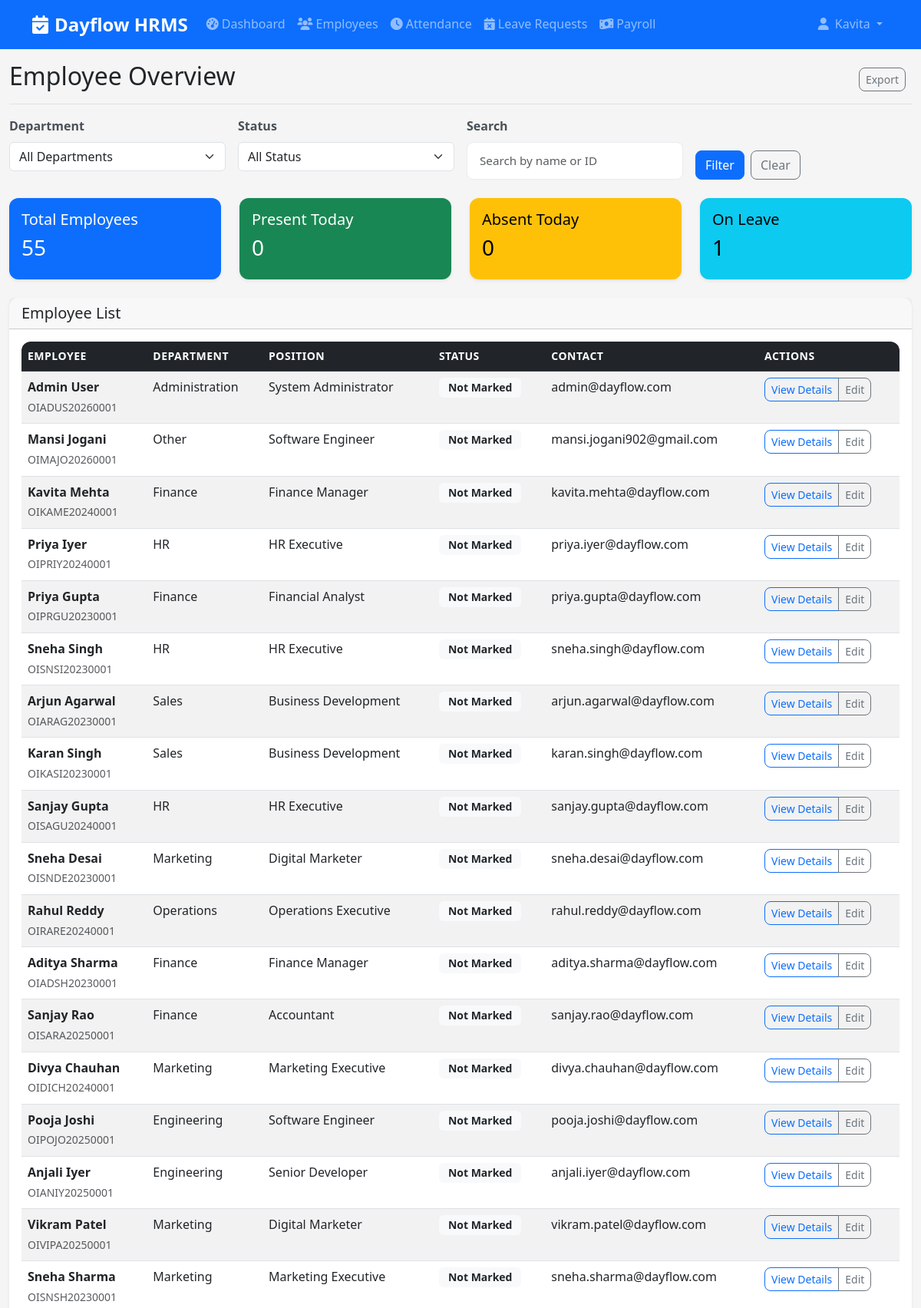
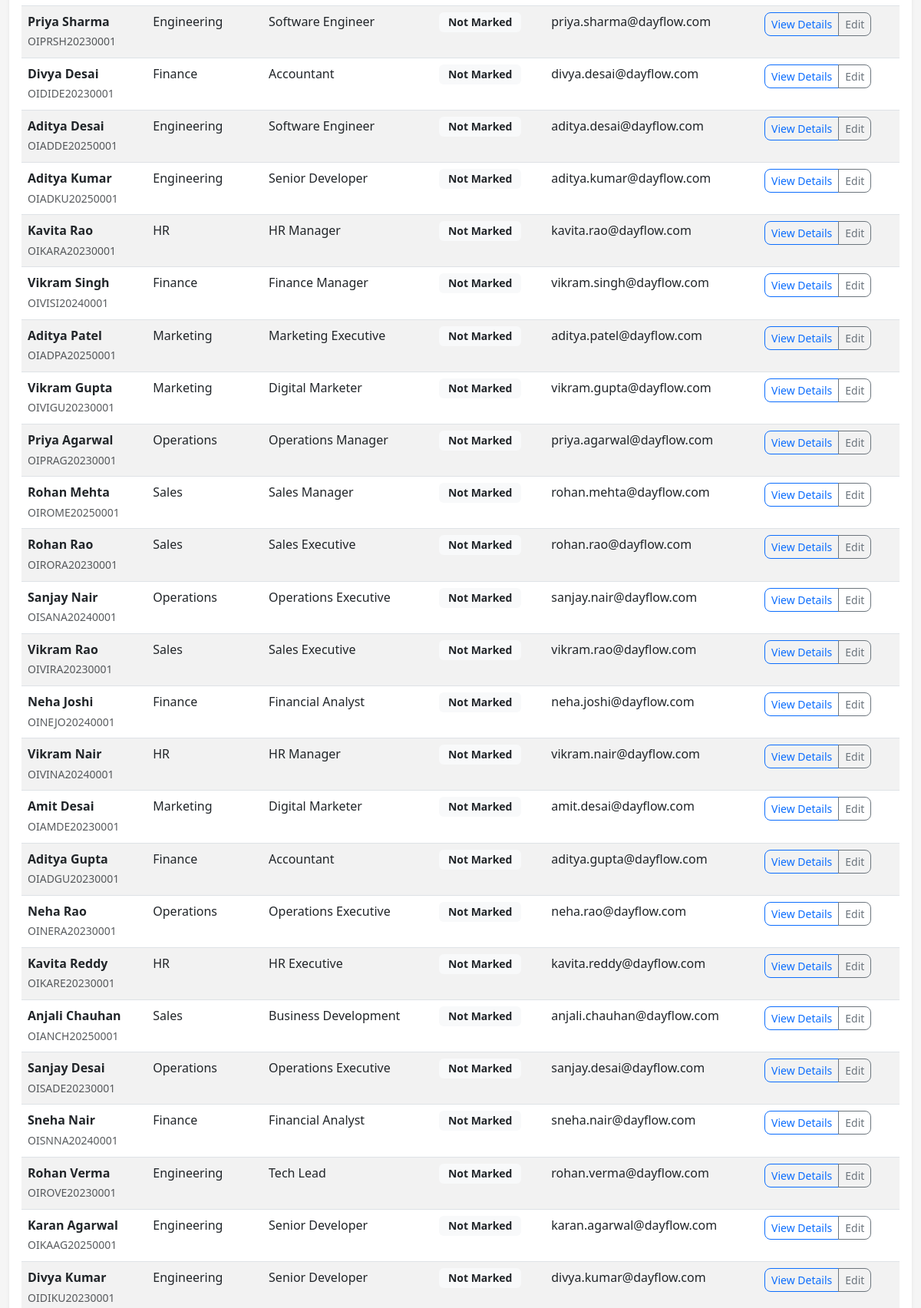
/admin/attendance (signed in, upper part), run on the app's committed database (2 pictures, top to bottom).
### dayflow-hrms/app/models.py (models this page shows, shortened)
class Employee(db.Model):
    __tablename__ = 'employees'
    id = db.Column(db.Integer, primary_key=True)
    user_id = db.Column(db.Integer, db.ForeignKey('users.id'), nullable=False)
    first_name = db.Column(db.String(50), nullable=False)
    last_name = db.Column(db.String(50), nullable=False)
    phone = db.Column(db.String(20))
    personal_email = db.Column(db.String(120))
    address = db.Column(db.Text)
    date_of_birth = db.Column(db.Date)
    hire_date = db.Column(db.Date, default=date.today)
    department = db.Column(db.String(100))
    position = db.Column(db.String(100))
    gender = db.Column(db.String(10))  # Male, Female, Other
    marital_status = db.Column(db.String(20))  # Single, Married, Divorced, Widowed
    nationality = db.Column(db.String(50), default='Indian')
    pan_no = db.Column(db.String(20))
    uan_no = db.Column(db.String(20))
    bank_name = db.Column(db.String(100))
    account_number = db.Column(db.String(50))
    ifsc_code = db.Column(db.String(20))
    skills = db.Column(db.Text)  # JSON or comma-separated
    certifications = db.Column(db.Text)  # JSON or comma-separated
    interests = db.Column(db.Text)
    resume = db.Column(db.String(200))  # File path for resume
    manager_id = db.Column(db.Integer, db.ForeignKey('employees.id'))
    manager = db.relationship('Employee', remote_side=[id], backref='subordinates')
    monthly_wage = db.Column(db.Numeric(10, 2))  # Total monthly wage
    salary = db.Column(db.Numeric(10, 2))  # Kept for backward compatibility
    working_hours_per_day = db.Column(db.Float, default=8.0)
    working_days_per_week = db.Column(db.Integer, default=5)
    emergency_contact_name = db.Column(db.String(100))
    emergency_contact_phone = db.Column(db.String(20))
    emergency_contact_relationship = db.Column(db.String(50))
    profile_picture = db.Column(db.String(200))
    created_at = db.Column(db.DateTime, default=datetime.utcnow)
    updated_at = db.Column(db.DateTime, default=datetime.utcnow, onupdate=datetime.utcnow)
    attendance_records = db.relationship('Attendance', backref='employee', lazy=True, cascade='all, delete-orphan')
    leave_requests = db.relationship('LeaveRequest', backref='employee', lazy=True, cascade='all, delete-orphan')
    payroll_records = db.relationship('Payroll', backref='employee', lazy=True, cascade='all, delete-orphan')
    salary_components = db.relationship('SalaryComponent', backref='employee', lazy=True, cascade='all, delete-orphan')
    leave_allocations = db.relationship('LeaveAllocation', backref='employee', lazy=True, cascade='all, delete-orphan')
    @property
    def full_name(self):
        return f"{self.first_name} {self.last_name}"

class User(UserMixin, db.Model):
    __tablename__ = 'users'
    id = db.Column(db.Integer, primary_key=True)
    employee_id = db.Column(db.String(20), unique=True, nullable=False)
    email = db.Column(db.String(120), unique=True, nullable=False)
    password_hash = db.Column(db.String(200), nullable=False)
    role = db.Column(db.String(20), nullable=False, default='employee')  # 'employee' or 'admin'
    is_verified = db.Column(db.Boolean, default=False)
    is_active = db.Column(db.Boolean, default=True)  # Track if account is active/deactivated
    password_changed = db.Column(db.Boolean, default=False)  # Track if user changed auto-generated password
    created_at = db.Column(db.DateTime, default=datetime.utcnow)
    employee_profile = db.relationship('Employee', backref='user', uselist=False, cascade='all, delete-orphan')
    def is_admin(self):
        return self.role == 'admin'

### dayflow-hrms/app/routes/admin.py (the view)
    def decorated_function(*args, **kwargs):
        if not current_user.is_admin():
            flash('Access denied. Admin privileges required.', 'error')
            return redirect(url_for('main.employee_dashboard'))
        return f(*args, **kwargs)

### dayflow-hrms/app/routes/admin.py (called while the page is built)
def admin_required(f):
    def decorated_function(*args, **kwargs):
        if not current_user.is_admin():
            flash('Access denied. Admin privileges required.', 'error')
            return redirect(url_for('main.employee_dashboard'))
        return f(*args, **kwargs)
    decorated_function.__name__ = f.__name__
    return decorated_function

### dayflow-hrms/app/templates/admin/attendance.html (shortened to what this page needs)
{% extends "base.html" %}
{% block content %}
<div class="container-fluid">
    <div class="d-flex justify-content-between flex-wrap flex-md-nowrap align-items-center pt-3 pb-2 mb-3 border-bottom">
        <h1 class="h2">Employee Overview</h1>
        <div class="btn-toolbar mb-2 mb-md-0">
            <div class="btn-group me-2">
                <button type="button" class="btn btn-sm btn-outline-secondary">Export</button>
            </div>
        </div>
    </div>
    <div class="row mb-4">
        <div class="col-md-12">
            <form method="GET" class="row g-3">
                <div class="col-md-3">
                    <label for="department_filter" class="form-label">Department</label>
                    <select class="form-select" id="department_filter" name="department">
                        <option value="">All Departments</option>
                    </select>
                </div>
                <div class="col-md-3">
                    <label for="status_filter" class="form-label">Status</label>
                    <select class="form-select" id="status_filter" name="status">
                        <option value="">All Status</option>
                    </select>
                </div>
                <div class="col-md-3">
                    <label for="search_filter" class="form-label">Search</label>
                    <input type="text" class="form-control" id="search_filter" name="search"
                           placeholder="Search by name or ID">
                </div>
                <div class="col-md-3 d-flex align-items-end">
                    <button type="submit" class="btn btn-primary me-2">Filter</button>
                    <a href="{{ url_for('admin.attendance') }}" class="btn btn-outline-secondary">Clear</a>
                </div>
            </form>
        </div>
    </div>
    <div class="row mb-4">
        <div class="col-md-3">
            <div class="card text-bg-primary">
                <div class="card-body">
                    <h5 class="card-title">Total Employees</h5>
                    <h3>{{ stats.total or 0 }}</h3>
                </div>
            </div>
        </div>
        <div class="col-md-3">
            <div class="card text-bg-success">
                <div class="card-body">
                    <h5 class="card-title">Present Today</h5>
                    <h3>{{ stats.present or 0 }}</h3>
                </div>
            </div>
        </div>
        <div class="col-md-3">
            <div class="card text-bg-warning">
                <div class="card-body">
                    <h5 class="card-title">Absent Today</h5>
                    <h3>{{ stats.absent or 0 }}</h3>
                </div>
            </div>
        </div>
        <div class="col-md-3">
            <div class="card text-bg-info">
                <div class="card-body">
                    <h5 class="card-title">On Leave</h5>
                    <h3>{{ stats.leave or 0 }}</h3>
                </div>
            </div>
        </div>
    </div>
    <div class="card">
        <div class="card-header">
            <h5 class="mb-0">Employee List</h5>
        </div>
        <div class="card-body">
            {% if employees %}
                <div class="table-responsive">
                    <table class="table table-striped table-hover">
                        <thead class="table-dark">
                            <tr>
                                <th>Employee</th>
                                <th>Department</th>
                                <th>Position</th>
                                <th>Status</th>
                                <th>Contact</th>
                                <th>Actions</th>
                            </tr>
                        </thead>
                        <tbody>
                            {% for employee, attendance in employees %}
                            <tr>
                                <td>
                                    <div class="d-flex align-items-center">
                                        <div>
                                            <strong>{{ employee.full_name }}</strong><br>
                                            <small class="text-muted">{{ employee.user.employee_id if employee.user else 'N/A' }}</small>
                                        </div>
                                    </div>
                                </td>
                                <td>{{ employee.department or 'N/A' }}</td>
                                <td>{{ employee.position or 'N/A' }}</td>
                                <td>
                                    {% if attendance %}
                                        {% if attendance.status == 'present' %}
                                            <span class="badge bg-success">Present</span>
                                        {% elif attendance.status == 'absent' %}
                                            <span class="badge bg-danger">Absent</span>
                                        {% elif attendance.status == 'leave' %}
                                            <span class="badge bg-info">On Leave</span>
                                        {% elif attendance.status == 'half_day' %}
                                            <span class="badge bg-warning">Half Day</span>
                                        {% else %}
                                            <span class="badge bg-secondary">{{ attendance.status.title() if attendance.status else 'Unknown' }}</span>
                                        {% endif %}
                                    {% else %}
                                        <span class="badge bg-light text-dark">Not Marked</span>
                                    {% endif %}
                                </td>
                                <td>{{ employee.user.email if employee.user else 'N/A' }}</td>
                                <td>
                                    <div class="btn-group" role="group">
                                        <a href="{{ url_for('admin.employee_detail', employee_id=employee.id) }}" class="btn btn-sm btn-outline-primary">
                                            View Details
                                        </a>
                                        <a href="{{ url_for('admin.edit_employee', employee_id=employee.id) }}" class="btn btn-sm btn-outline-secondary">
                                            Edit
                                        </a>
                                    </div>
                                </td>
                            </tr>
                            {% endfor %}
                        </tbody>
                    </table>
                </div>
            {% else %}
                <div class="text-center py-4">
                    <i class="fas fa-users fa-3x text-muted mb-3"></i>
                    <h5 class="text-muted">No employees found</h5>
                    <p class="text-muted">Try adjusting your filters or add new employees.</p>
                </div>
            {% endif %}
        </div>
    </div>
</div>
{% endblock %}

### dayflow-hrms/app/templates/base.html (shortened to what this page needs)
<!DOCTYPE html>
<html lang="en">
<head>
    <link href="https://cdn.jsdelivr.net/npm/bootstrap@5.3.0/dist/css/bootstrap.min.css" rel="stylesheet">
    <link href="https://cdnjs.cloudflare.com/ajax/libs/font-awesome/6.0.0/css/all.min.css" rel="stylesheet">
    <link href="{{ url_for('static', filename='css/style.css') }}" rel="stylesheet">
</head>
<body>
    {% if current_user.is_authenticated %}
    <nav class="navbar navbar-expand-lg navbar-dark bg-primary">
        <div class="container">
            <a class="navbar-brand" href="{{ url_for('main.index') }}">
                <i class="fas fa-calendar-check me-2"></i>Dayflow HRMS
            </a>
            <div class="collapse navbar-collapse" id="navbarNav">
                <ul class="navbar-nav me-auto">
                    {% if current_user.is_admin() %}
                        <li class="nav-item">
                            <a class="nav-link" href="{{ url_for('main.admin_dashboard') }}">
                                <i class="fas fa-tachometer-alt me-1"></i>Dashboard
                            </a>
                        </li>
                        <li class="nav-item">
                            <a class="nav-link" href="{{ url_for('admin.employees') }}">
                                <i class="fas fa-users me-1"></i>Employees
                            </a>
                        </li>
                        <li class="nav-item">
                            <a class="nav-link" href="{{ url_for('admin.attendance') }}">
                                <i class="fas fa-clock me-1"></i>Attendance
                            </a>
                        </li>
                        <li class="nav-item">
                            <a class="nav-link" href="{{ url_for('admin.leave_requests') }}">
                                <i class="fas fa-calendar-times me-1"></i>Leave Requests
                            </a>
                        </li>
                        <li class="nav-item">
                            <a class="nav-link" href="{{ url_for('admin.payroll') }}">
                                <i class="fas fa-money-bill-wave me-1"></i>Payroll
                            </a>
                        </li>
                    {% endif %}
                </ul>
                <ul class="navbar-nav">
                    <li class="nav-item dropdown">
                        <a class="nav-link dropdown-toggle" href="#" role="button" data-bs-toggle="dropdown">
                            <i class="fas fa-user me-1"></i>
                            {{ current_user.employee_profile.first_name if current_user.employee_profile else current_user.employee_id }}
                        </a>
                    </li>
                </ul>
            </div>
        </div>
    </nav>
    {% endif %}
    <main>
        {% block content %}{% endblock %}
    </main>
</body>
</html>

### dayflow-hrms/app/static/css/style.css (style rules this page uses)
:root { --primary-color: #007bff; --secondary-color: #6c757d; --success-color: #28a745; --danger-color: #dc3545; --warning-color: #ffc107; --info-color: #17a2b8; --light-color: #f8f9fa; --dark-color: #343a40; --font-family: 'Segoe UI', Tahoma, Geneva, Verdana, sans-serif; }
body { font-family: var(--font-family); background-color: #f5f5f5; line-height: 1.6; }
.navbar-brand { font-weight: 700; font-size: 1.5rem; }
.navbar-nav .nav-link { font-weight: 500; transition: color 0.3s ease; }
.card { border: none; border-radius: 12px; box-shadow: 0 0.125rem 0.25rem rgba(0, 0, 0, 0.075); transition: box-shadow 0.3s ease; }
.card-header { border-radius: 12px 12px 0 0; font-weight: 600; }
.btn { border-radius: 8px; font-weight: 500; transition: all 0.3s ease; }
.btn-group .btn { transform: none; }
.badge { font-size: 0.875em; padding: 0.375rem 0.75rem; border-radius: 6px; }
.form-control { border-radius: 8px; border: 1.5px solid #e9ecef; padding: 0.75rem 1rem; font-size: 0.95rem; transition: border-color 0.3s ease, box-shadow 0.3s ease; }
.form-label { font-weight: 600; color: #495057; margin-bottom: 0.5rem; }
.table { border-radius: 12px; overflow: hidden; }
.table th { border-top: none; font-weight: 600; font-size: 0.875rem; text-transform: uppercase; letter-spacing: 0.5px; }
.fade-in { animation: fadeIn 0.5s ease-in; }

### data on the page
Employee: employee_profile "Kavita", full_name "Kavita Mehta", user "OIKAME20240001", department "Finance", position "Finance Manager", user "kavita.mehta@dayflow.com"
Employee: full_name "Admin User", user "OIADUS20260001", department "Administration", position "System Administrator", user "admin@dayflow.com"
Employee: full_name "Mansi Jogani", user "OIMAJO20260001", department "Other", position "Software Engineer", user "mansi.jogani902@gmail.com"
Employee: full_name "Priya Iyer", user "OIPRIY20240001", department "HR", position "HR Executive", user "priya.iyer@dayflow.com"
Employee: full_name "Priya Gupta", user "OIPRGU20230001", department "Finance", position "Financial Analyst", user "priya.gupta@dayflow.com"
Employee: full_name "Sneha Singh", user "OISNSI20230001", department "HR", position "HR Executive", user "sneha.singh@dayflow.com"
Employee: full_name "Arjun Agarwal", user "OIARAG20230001", department "Sales", position "Business Development", user "arjun.agarwal@dayflow.com"
Employee: full_name "Karan Singh", user "OIKASI20230001", department "Sales", position "Business Development", user "karan.singh@dayflow.com"
Employee: full_name "Sanjay Gupta", user "OISAGU20240001", department "HR", position "HR Executive", user "sanjay.gupta@dayflow.com"
Employee: full_name "Sneha Desai", user "OISNDE20230001", department "Marketing", position "Digital Marketer", user "sneha.desai@dayflow.com"
Employee: full_name "Rahul Reddy", user "OIRARE20240001", department "Operations", position "Operations Executive", user "rahul.reddy@dayflow.com"
Employee: full_name "Aditya Sharma", user "OIADSH20230001", department "Finance", position "Finance Manager", user "aditya.sharma@dayflow.com"
Employee: full_name "Sanjay Rao", user "OISARA20250001", department "Finance", position "Accountant", user "sanjay.rao@dayflow.com"
Employee: full_name "Divya Chauhan", user "OIDICH20240001", department "Marketing", position "Marketing Executive", user "divya.chauhan@dayflow.com"
Employee: full_name "Pooja Joshi", user "OIPOJO20250001", department "Engineering", position "Software Engineer", user "pooja.joshi@dayflow.com"
Employee: full_name "Anjali Iyer", user "OIANIY20250001", department "Engineering", position "Senior Developer", user "anjali.iyer@dayflow.com"
Employee: full_name "Vikram Patel", user "OIVIPA20250001", department "Marketing", position "Digital Marketer", user "vikram.patel@dayflow.com"
Employee: full_name "Sneha Sharma", user "OISNSH20230001", department "Marketing", position "Marketing Executive", user "sneha.sharma@dayflow.com"
Employee: full_name "Priya Sharma", user "OIPRSH20230001", department "Engineering", position "Software Engineer", user "priya.sharma@dayflow.com"
Employee: full_name "Divya Desai", user "OIDIDE20230001", department "Finance", position "Accountant", user "divya.desai@dayflow.com"
Employee: full_name "Aditya Desai", user "OIADDE20250001", department "Engineering", position "Software Engineer", user "aditya.desai@dayflow.com"
Employee: full_name "Aditya Kumar", user "OIADKU20250001", department "Engineering", position "Senior Developer", user "aditya.kumar@dayflow.com"
Employee: full_name "Kavita Rao", user "OIKARA20230001", department "HR", position "HR Manager", user "kavita.rao@dayflow.com"
Employee: full_name "Vikram Singh", user "OIVISI20240001", department "Finance", position "Finance Manager", user "vikram.singh@dayflow.com"
Employee: full_name "Aditya Patel", user "OIADPA20250001", department "Marketing", position "Marketing Executive", user "aditya.patel@dayflow.com"
Employee: full_name "Vikram Gupta", user "OIVIGU20230001", department "Marketing", position "Digital Marketer", user "vikram.gupta@dayflow.com"
Employee: full_name "Priya Agarwal", user "OIPRAG20230001", department "Operations", position "Operations Manager", user "priya.agarwal@dayflow.com"
Employee: full_name "Rohan Mehta", user "OIROME20250001", department "Sales", position "Sales Manager", user "rohan.mehta@dayflow.com"
Employee: full_name "Rohan Rao", user "OIRORA20230001", department "Sales", position "Sales Executive", user "rohan.rao@dayflow.com"
Employee: full_name "Sanjay Nair", user "OISANA20240001", department "Operations", position "Operations Executive", user "sanjay.nair@dayflow.com"
Employee: full_name "Vikram Rao", user "OIVIRA20230001", department "Sales", position "Sales Executive", user "vikram.rao@dayflow.com"
Employee: full_name "Neha Joshi", user "OINEJO20240001", department "Finance", position "Financial Analyst", user "neha.joshi@dayflow.com"
Employee: full_name "Vikram Nair", user "OIVINA20240001", department "HR", position "HR Manager", user "vikram.nair@dayflow.com"
Employee: full_name "Amit Desai", user "OIAMDE20230001", department "Marketing", position "Digital Marketer", user "amit.desai@dayflow.com"
Employee: full_name "Aditya Gupta", user "OIADGU20230001", department "Finance", position "Accountant", user "aditya.gupta@dayflow.com"
Employee: full_name "Neha Rao", user "OINERA20230001", department "Operations", position "Operations Executive", user "neha.rao@dayflow.com"
Employee: full_name "Kavita Reddy", user "OIKARE20230001", department "HR", position "HR Executive", user "kavita.reddy@dayflow.com"
Employee: full_name "Anjali Chauhan", user "OIANCH20250001", department "Sales", position "Business Development", user "anjali.chauhan@dayflow.com"
Employee: full_name "Sanjay Desai", user "OISADE20230001", department "Operations", position "Operations Executive", user "sanjay.desai@dayflow.com"
Employee: full_name "Sneha Nair", user "OISNNA20240001", department "Finance", position "Financial Analyst", user "sneha.nair@dayflow.com"
Employee: full_name "Rohan Verma", user "OIROVE20230001", department "Engineering", position "Tech Lead", user "rohan.verma@dayflow.com"
Employee: full_name "Karan Agarwal", user "OIKAAG20250001", department "Engineering", position "Senior Developer", user "karan.agarwal@dayflow.com"
Employee: full_name "Divya Kumar", user "OIDIKU20230001", department "Engineering", position "Senior Developer", user "divya.kumar@dayflow.com"

### other printed values
{{ stats.total or 0 }} "55"
{{ stats.present or 0 }} "0"
{{ stats.absent or 0 }} "0"
{{ stats.leave or 0 }} "1"
